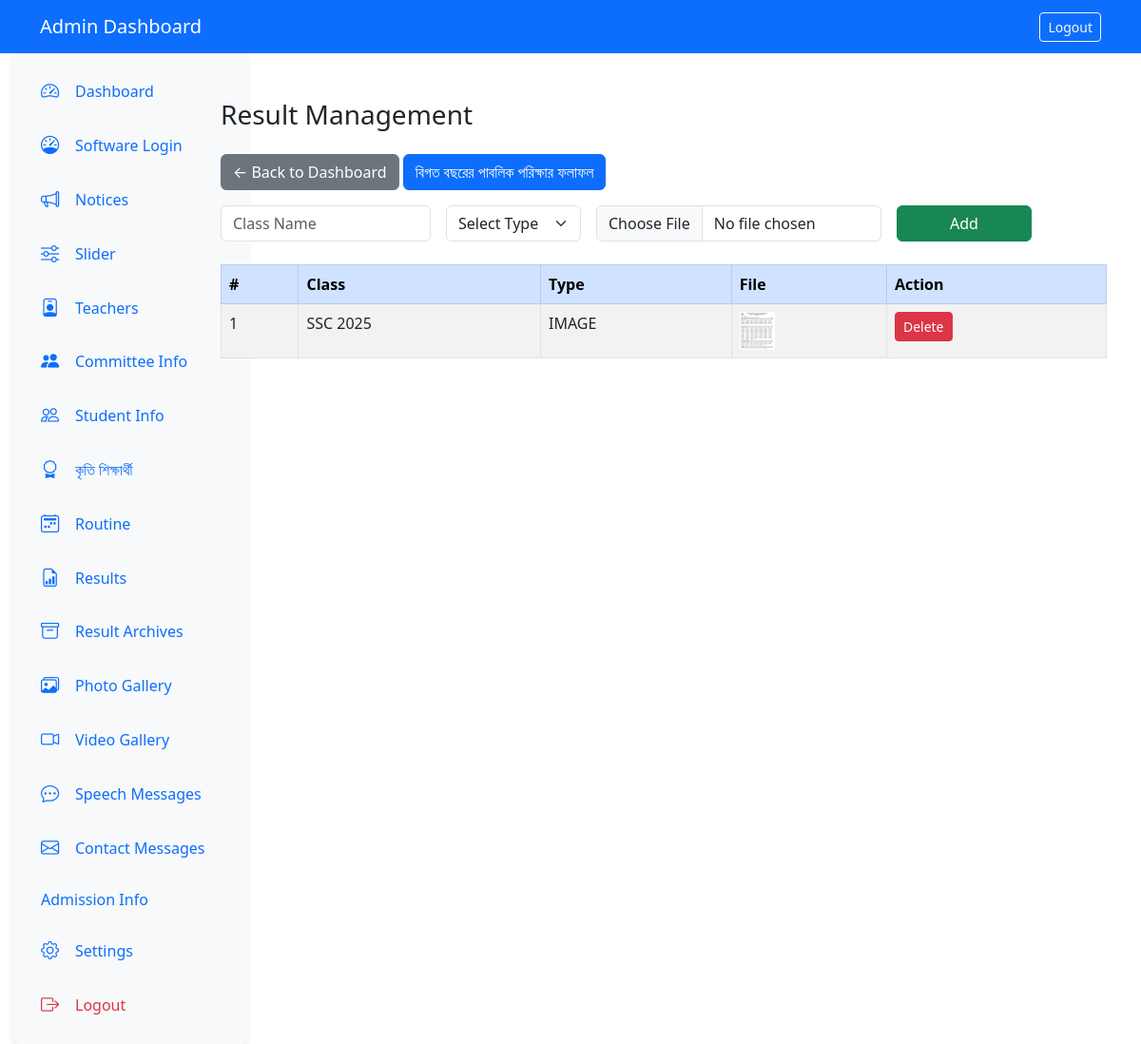
Screenshot of /admin/results.php (signed in) with the database file from the repository.
### tables this page shows
CREATE TABLE `results` (
  `id` int(11) NOT NULL,
  `class_name` varchar(100) NOT NULL,
  `file_type` enum('pdf','image') NOT NULL,
  `file_name` varchar(255) NOT NULL,
  `uploaded_at` timestamp NOT NULL DEFAULT current_timestamp()
);

### admin/results.php (the view, shortened to what this page needs)
<?php
require_once '../includes/db.php';
$results = $conn->query('SELECT * FROM results ORDER BY id DESC');
?>
<!DOCTYPE html>
<html lang="en">
<head>
    <link href="https://cdn.jsdelivr.net/npm/bootstrap@5.3.0/dist/css/bootstrap.min.css" rel="stylesheet" />
</head>
<body>
<nav class="navbar navbar-expand-lg navbar-dark bg-primary">
    <div class="container">
        <a class="navbar-brand" href="dashboard.php">Admin Dashboard</a>
        <div class="ms-auto">
            <a href="logout.php" class="btn btn-outline-light btn-sm">Logout</a>
        </div>
    </div>
</nav>
<div class="container-fluid" style="margin-top: 0;">
  <div class="row gx-0">
    <div class="col-md-3 col-lg-2 p-0">
      <?php include '_sidebar.php'; ?>
    </div>
    <main class="col-md-9 col-lg-10 px-md-4 d-flex flex-column" style="min-height: 100vh;">
      <div class="my-5">
        <h3 class="mb-4">Result Management</h3>
        <a href="dashboard.php" class="btn btn-secondary mb-3">&larr; Back to Dashboard</a>
        <a href="result_archives.php" class="btn btn-primary mb-3"> বিগত বছরের পাবলিক পরিক্ষার ফলাফল </a>
        <form class="row g-3 mb-4" method="post" enctype="multipart/form-data">
          <div class="col-md-3">
            <input type="text" class="form-control" name="class_name" placeholder="Class Name" required />
          </div>
          <div class="col-md-2">
            <select class="form-select" name="file_type" required>
              <option value="">Select Type</option>
            </select>
          </div>
          <div class="col-md-4">
            <input type="file" class="form-control" name="result_file" accept=".pdf,.jpg,.jpeg,.png,.webp,.gif" required />
          </div>
          <div class="col-md-2">
            <button type="submit" name="add_result" class="btn btn-success w-100">Add</button>
          </div>
        </form>
        <div class="table-responsive">
          <table class="table table-bordered table-striped">
            <thead class="table-primary">
              <tr>
                <th>#</th>
                <th>Class</th>
                <th>Type</th>
                <th>File</th>
                <th>Action</th>
              </tr>
            </thead>
            <tbody>
              <?php if ($results && $results->num_rows > 0): $i=1; while($row = $results->fetch_assoc()): ?>
              <tr>
                <td><?php echo $i++; ?></td>
                <td><?php echo htmlspecialchars($row['class_name']); ?></td>
                <td><?php echo strtoupper($row['file_type']); ?></td>
                <td>
                  <?php if ($row['file_type'] === 'pdf'): ?>
                    <a href="../assets/results/<?php echo htmlspecialchars($row['file_name']); ?>" target="_blank" class="btn btn-outline-primary btn-sm">View PDF</a>
                  <?php else: ?>
                    <a href="../assets/results/<?php echo htmlspecialchars($row['file_name']); ?>" target="_blank">
                      <img src="../assets/results/<?php echo htmlspecialchars($row['file_name']); ?>" alt="Result" style="height:40px;width:auto;" />
                    </a>
                  <?php endif; ?>
                </td>
                <td>
                  <a href="?delete=<?php echo $row['id']; ?>" class="btn btn-danger btn-sm" onclick="return confirm('Delete this result?');">Delete</a>
                </td>
              </tr>
              <?php endwhile; else: ?>
              <tr><td colspan="5" class="text-center">No results found.</td></tr>
              <?php endif; ?>
            </tbody>
          </table>
        </div>
      </div>
    </main>
  </div>
</div>
</body>
</html>

### rows the page displays
results: class_name "SSC 2025", file_type "IMAGE", file_name (picture)
